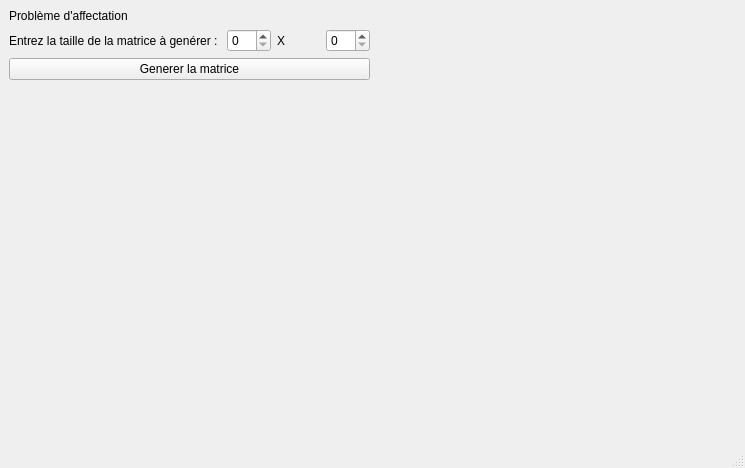
<?xml version="1.0" encoding="UTF-8"?>
<ui version="4.0">
 <class>MainWindow</class>
 <widget class="QMainWindow" name="MainWindow">
  <property name="geometry">
   <rect>
    <x>0</x>
    <y>0</y>
    <width>745</width>
    <height>468</height>
   </rect>
  </property>
  <property name="windowTitle">
   <string>MainWindow</string>
  </property>
  <widget class="QWidget" name="centralwidget">
   <layout class="QHBoxLayout" name="horizontalLayout_2">
    <item>
     <layout class="QHBoxLayout" name="horizontalLayout">
      <item>
       <layout class="QVBoxLayout" name="verticalLayout">
        <item>
         <widget class="QLabel" name="label_3">
          <property name="text">
           <string>Problème d'affectation</string>
          </property>
         </widget>
        </item>
        <item>
         <layout class="QHBoxLayout" name="horizontalLayout_3">
          <item>
           <widget class="QLabel" name="label">
            <property name="text">
             <string>Entrez la taille de la matrice à genérer : </string>
            </property>
           </widget>
          </item>
          <item>
           <widget class="QSpinBox" name="spinBoxCol">
            <property name="frame">
             <bool>true</bool>
            </property>
           </widget>
          </item>
          <item>
           <widget class="QLabel" name="label_2">
            <property name="text">
             <string>X</string>
            </property>
           </widget>
          </item>
          <item>
           <widget class="QSpinBox" name="spinBoxRow"/>
          </item>
         </layout>
        </item>
        <item>
         <widget class="QPushButton" name="pushButtonGenMatrix">
          <property name="text">
           <string>Generer la matrice</string>
          </property>
         </widget>
        </item>
        <item>
         <spacer name="verticalSpacer_2">
          <property name="orientation">
           <enum>Qt::Vertical</enum>
          </property>
          <property name="sizeHint" stdset="0">
           <size>
            <width>20</width>
            <height>20</height>
           </size>
          </property>
         </spacer>
        </item>
        <item>
         <layout class="QVBoxLayout" name="verticalLayoutMatrix"/>
        </item>
        <item>
         <spacer name="verticalSpacer">
          <property name="orientation">
           <enum>Qt::Vertical</enum>
          </property>
          <property name="sizeHint" stdset="0">
           <size>
            <width>20</width>
            <height>40</height>
           </size>
          </property>
         </spacer>
        </item>
       </layout>
      </item>
     </layout>
    </item>
    <item>
     <widget class="QLabel" name="labelResult">
      <property name="styleSheet">
       <string notr="true">color: rgb(114, 159, 207);
font: 20pt &quot;Ubuntu&quot;;
text-align: center;</string>
      </property>
      <property name="text">
       <string/>
      </property>
     </widget>
    </item>
   </layout>
  </widget>
  <widget class="QMenuBar" name="menubar">
   <property name="geometry">
    <rect>
     <x>0</x>
     <y>0</y>
     <width>745</width>
     <height>22</height>
    </rect>
   </property>
  </widget>
  <widget class="QStatusBar" name="statusbar"/>
 </widget>
 <resources/>
 <connections/>
</ui>
